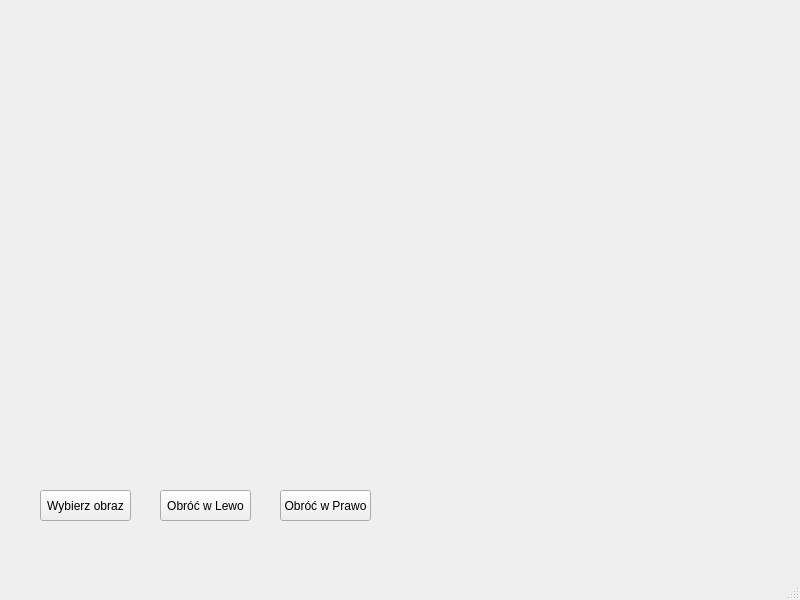
<?xml version="1.0" encoding="UTF-8"?>
<ui version="4.0">
 <class>MainWindow</class>
 <widget class="QMainWindow" name="MainWindow">
  <property name="geometry">
   <rect>
    <x>0</x>
    <y>0</y>
    <width>800</width>
    <height>600</height>
   </rect>
  </property>
  <property name="windowTitle">
   <string>MainWindow</string>
  </property>
  <widget class="QWidget" name="centralwidget">
   <widget class="QPushButton" name="btn_image">
    <property name="geometry">
     <rect>
      <x>40</x>
      <y>490</y>
      <width>91</width>
      <height>31</height>
     </rect>
    </property>
    <property name="text">
     <string>Wybierz obraz</string>
    </property>
   </widget>
   <widget class="QLabel" name="lbl_image">
    <property name="geometry">
     <rect>
      <x>20</x>
      <y>20</y>
      <width>431</width>
      <height>391</height>
     </rect>
    </property>
    <property name="text">
     <string/>
    </property>
   </widget>
   <widget class="QPushButton" name="pushButton">
    <property name="geometry">
     <rect>
      <x>160</x>
      <y>490</y>
      <width>91</width>
      <height>31</height>
     </rect>
    </property>
    <property name="text">
     <string>Obróć w Lewo</string>
    </property>
   </widget>
   <widget class="QPushButton" name="pushButton_2">
    <property name="geometry">
     <rect>
      <x>280</x>
      <y>490</y>
      <width>91</width>
      <height>31</height>
     </rect>
    </property>
    <property name="text">
     <string>Obróć w Prawo</string>
    </property>
   </widget>
  </widget>
  <widget class="QMenuBar" name="menubar">
   <property name="geometry">
    <rect>
     <x>0</x>
     <y>0</y>
     <width>800</width>
     <height>20</height>
    </rect>
   </property>
  </widget>
  <widget class="QStatusBar" name="statusbar"/>
 </widget>
 <resources/>
 <connections/>
</ui>
